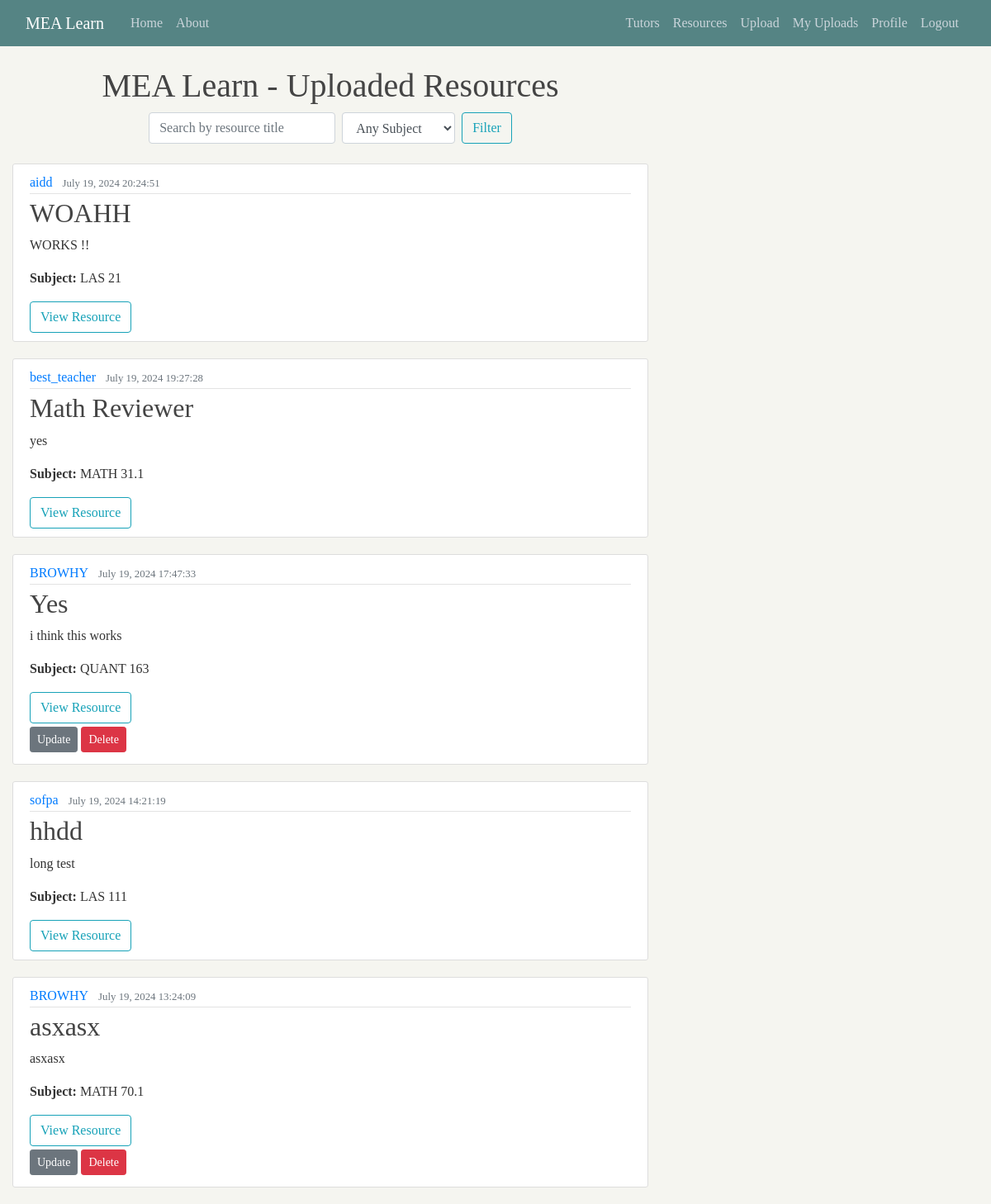
/resource-list/ (signed in), run on the app's committed database.
### blog/models.py (models this page shows, shortened)
class Resource(models.Model):
    SUBJECT_CHOICES = [
        ('MATH 31.1', 'MATH 31.1'),
        ('LAS 21', 'LAS 21'),
        ('MATH 31.2', 'MATH 31.2'),
        ('DECSC 22', 'DECSC 22'),
        ('ITMGT 25.03', 'ITMGT 25.03'),
        ('MATH 31.3', 'MATH 31.3'),
        ('ACCT 115', 'ACCT 115'),
        ('LLAW 113', 'LLAW 113'),
        ('MATH 70.1', 'MATH 70.1'),
        ('ECON 110', 'ECON 110'),
        ('ACCT 125', 'ACCT 125'),
        ('LLAW 115', 'LLAW 115'),
        ('MATH 61.2', 'MATH 61.2'),
        ('DECSC 25', 'DECSC 25'),
        ('ECON 121', 'ECON 121'),
        ('FINN 115', 'FINN 115'),
        ('QUANT 121', 'QUANT 121'),
        ('QUANT 162', 'QUANT 162'),
        ('LAS 111', 'LAS 111'),
        ('MKTG 111', 'MKTG 111'),
        ('QUANT 163', 'QUANT 163'),
        ('LAS 123', 'LAS 123'),
        ('QUANT 192', 'QUANT 192'),
        ('LAS 120', 'LAS 120'),
        ('LAS 140', 'LAS 140'),
        ('OPMAN 125', 'OPMAN 125'),
        ('QUANT 164', 'QUANT 164'),
        ('QUANT 199', 'QUANT 199'),
        ('LAS 197.10', 'LAS 197.10'),
    ]
    title = models.CharField(max_length=150)
    description = models.TextField()
    subject = models.CharField(max_length=100, choices=SUBJECT_CHOICES, default='None')
    date_uploaded = models.DateTimeField(default=timezone.now)
    file = models.FileField(upload_to='resource_files')
    author = models.ForeignKey(User, on_delete=models.CASCADE)

### blog/views.py (the view)
# urls.py: path('resource-list/', blog_views.resource_list, name='resource_list'),
@login_required
def resource_list(request):
    search_query = request.GET.get('q')
    subject_filter = request.GET.get('subject')
    resources = Resource.objects.all()
    if search_query:
        resources = resources.filter(
            Q(title__icontains=search_query) |
            Q(description__icontains=search_query)
        )
    if subject_filter:
        resources = resources.filter(subject=subject_filter)
    resources = resources.order_by('-date_uploaded')
    subjects = [
        ('MATH 31.1', 'MATH 31.1'),
        ('LAS 21', 'LAS 21'),
        ('MATH 31.2', 'MATH 31.2'),
        ('DECSC 22', 'DECSC 22'),
        ('ITMGT 25.03', 'ITMGT 25.03'),
        ('MATH 31.3', 'MATH 31.3'),
        ('ACCT 115', 'ACCT 115'),
        ('LLAW 113', 'LLAW 113'),
        ('MATH 70.1', 'MATH 70.1'),
        ('ECON 110', 'ECON 110'),
        ('ACCT 125', 'ACCT 125'),
        ('LLAW 115', 'LLAW 115'),
        ('MATH 61.2', 'MATH 61.2'),
        ('DECSC 25', 'DECSC 25'),
        ('ECON 121', 'ECON 121'),
        ('FINN 115', 'FINN 115'),
        ('QUANT 121', 'QUANT 121'),
        ('QUANT 162', 'QUANT 162'),
        ('LAS 111', 'LAS 111'),
        ('MKTG 111', 'MKTG 111'),
        ('QUANT 163', 'QUANT 163'),
        ('LAS 123', 'LAS 123'),
        ('QUANT 192', 'QUANT 192'),
        ('LAS 120', 'LAS 120'),
        ('LAS 140', 'LAS 140'),
        ('OPMAN 125', 'OPMAN 125'),
        ('QUANT 164', 'QUANT 164'),
        ('QUANT 199', 'QUANT 199'),
        ('LAS 197.10', 'LAS 197.10'),
    ]
    context = {
        'resources': resources,
        'subjects': subjects,
        'selected_subject': subject_filter,
    }
    return render(request, 'blog/resource_list.html', context)

### blog/templates/blog/resource_list.html (shortened to what this page needs)
{% extends "blog/base.html" %}
{% load static %}
{% block content %}
    <header>
        <h1 class="text-center">MEA Learn - Uploaded Resources</h1>
    </header>
    <div class="container d-flex justify-content-center mb-4">
        <form method="GET" class="form-inline">
            <input type="text" name="q" class="form-control mr-sm-2" placeholder="Search by resource title" value="{{ request.GET.q }}">
            <select name="subject" class="form-control mr-sm-2">
                <option value="">Any Subject</option>
            </select>
            <button type="submit" class="btn btn-outline-info">Filter</button>
        </form>
    </div>
    <div class="resource_list">
        {% for resource in resources %}
            <article class="media content-section">
                <div class="media-body">
                    <div class="article-metadata">
                        <a class="mr-2" href="{% url 'user-resources' resource.author.username %}">{{ resource.author }}</a>
                        <small class="text-muted">{{ resource.date_uploaded|date:"F d, Y H:i:s" }}</small>
                    </div>
                    <h2><a class="article-title" href="{% url 'resource-detail' resource.id %}">{{ resource.title }}</a></h2>
                    <p class="article-content">{{ resource.description }}</p>
                    {% if resource.subject %}
                        <p class="resource-class"><strong>Subject:</strong> {{ resource.subject }}</p>
                    {% endif %}
                    <div class="file-container">
                        {% if resource.file %}
                            <a href="{{ resource.file.url }}" target="_blank" class="btn btn-outline-info">View Resource</a>
                        {% else %}
                            <p>No file uploaded.</p>
                        {% endif %}
                    </div>
                    {% if resource.author == user %}
                        <div>
                            <a class="btn btn-secondary btn-sm mt-1 mb-1" href="{% url 'resource-update' resource.id %}">Update</a>
                            <a class="btn btn-danger btn-sm mt-1 mb-1" href="{% url 'resource-delete' resource.id %}">Delete</a>
                        </div>
                    {% endif %}
                </div>
            </article>
        {% empty %}
            <p>No resources found.</p>
        {% endfor %}
    </div>
{% endblock content %}

### blog/templates/blog/base.html (shortened to what this page needs)
{% load static %}
<!DOCTYPE html>
<html>
<head>
    <link rel = "stylesheet" href = "https://maxcdn.bootstrapcdn.com/bootstrap/4.0.0/css/bootstrap.min.css">
    <link rel = "stylesheet" type = "text/css" href="{% static 'blog/main.css' %}">
</head>
<body>
    <header class = "site-header">
      <nav class = "navbar navbar-expand-md navbar-dark bg-steel fixed-top">
        <div class = "container-fluid">
          <a class = "navbar-brand mr-4" href = "{% url 'blog-home' %}">MEA Learn</a>
          <div class = "collapse navbar-collapse" id="navbarToggle">
            <div class = "navbar-nav mr-auto">
              <a class = "nav-item nav-link" href = "{% url 'blog-home' %}"> Home </a>
              <a class = "nav-item nav-link" href = "{% url 'blog-about' %}"> About </a>
            </div>
            <div class="navbar-nav">
              {% if user.is_authenticated %}
                <a class = "nav-item nav-link" href = "{% url 'tutor_list' %}"> Tutors </a>
                <a class = "nav-item nav-link" href = "{% url 'resource_list' %}"> Resources </a>
                <a class = "nav-item nav-link" href = "{% url 'resource-upload' %}"> Upload </a>
                <a class = "nav-item nav-link" href = "{% url 'user-resources' user.username %}"> My Uploads </a>
                <a class = "nav-item nav-link" href = "{% url 'profile' %}"> Profile </a>
                <a class = "nav-item nav-link" href = "{% url 'custom_logout' %}"> Logout </a>
              {% else %}
                <a class = "nav-item nav-link" href = "{% url 'login' %}"> Log-In </a>
                <a class = "nav-item nav-link" href = "{% url 'register' %}"> Register </a>
              {% endif %}
            </div>
          </div>
        </div>
      </nav>
    </header>
    <main role = "main" class="container-fluid">
      <div class = "row">
        <div class = "col-md-8">
          {% block content %}{% endblock %}
        </div>
      </div>
    </main>
</body>
</html>

### blog/static/blog/main.css (style rules this page uses)
body { font-family: 'Times New Roman', serif !important; background: #F5F5F0; color: #333333; margin: 0; padding: 0; box-sizing: border-box; margin-top: 5rem; }
h1, h2, h3, h4, h5, h6 { color: #444444; }
.bg-steel { background-color: #558484; }
.site-header .navbar-nav .nav-link { color: #cbd5db; }
.content-section { background: #ffffff; padding: 10px 20px; border: 1px solid #dddddd; border-radius: 3px; margin-bottom: 20px; }
.article-title { color: #444444; }
.article-content { white-space: pre-line; }
.article-metadata { padding-bottom: 1px; margin-bottom: 4px; border-bottom: 1px solid #e3e3e3; }

### blog/templates/blog/base.html (style rules this page uses)
body { font-family: 'Karla', sans-serif; }

### data on the page
Resource: author "aidd", date_uploaded "July 19, 2024 20:24:51", title "WOAHH", description "WORKS !!", subject "LAS 21"
Resource: author "best_teacher", date_uploaded "July 19, 2024 19:27:28", title "Math Reviewer", description "yes", subject "MATH 31.1"
Resource: author "BROWHY", date_uploaded "July 19, 2024 17:47:33", title "Yes", description "i think this works", subject "QUANT 163", shows "Update"
Resource: author "sofpa", date_uploaded "July 19, 2024 14:21:19", title "hhdd", description "long test", subject "LAS 111"
Resource: author "BROWHY", date_uploaded "July 19, 2024 13:24:09", title "asxasx", description "asxasx", subject "MATH 70.1", shows "Update"
